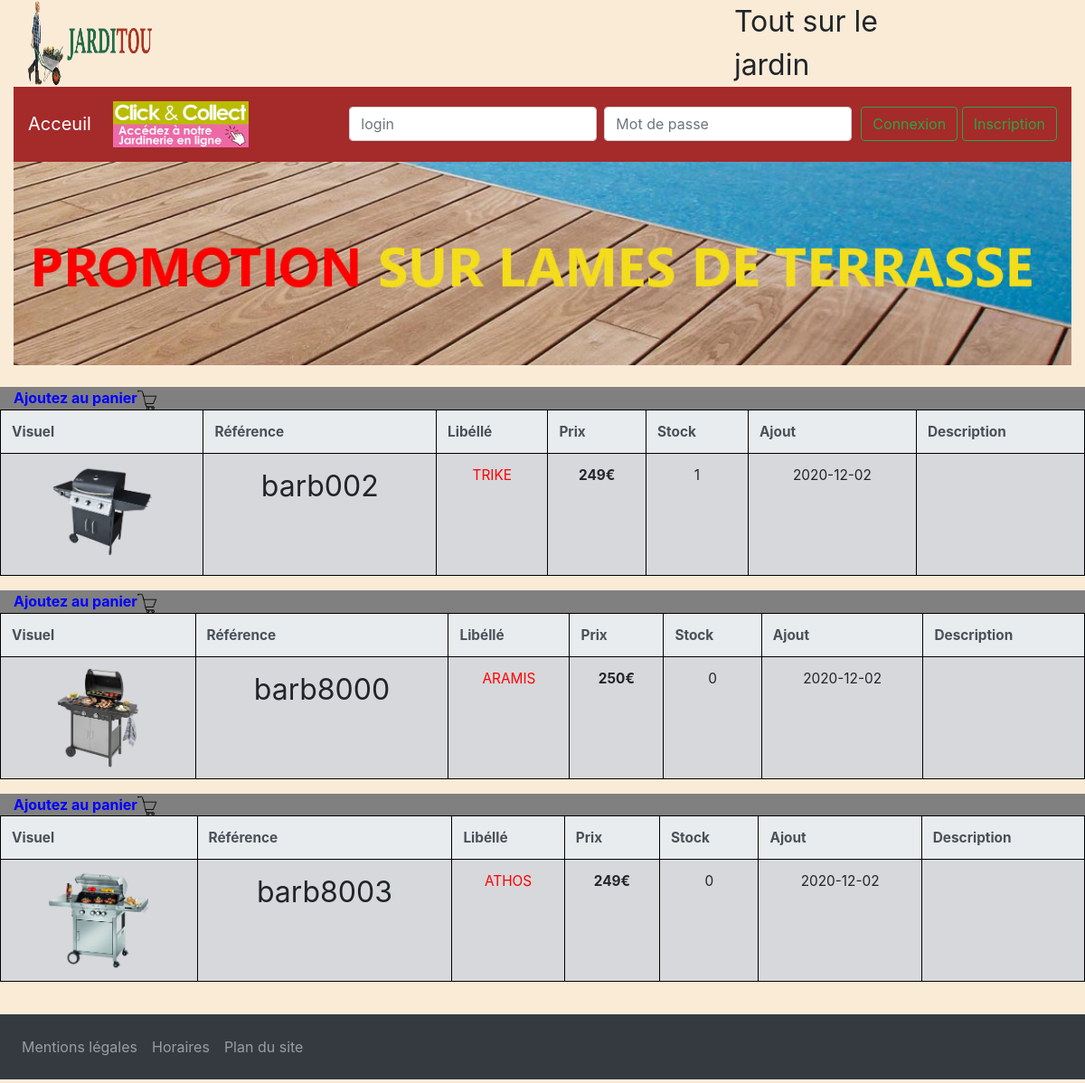
The page /objet.php?categorie=Barbecue on the database its author committed.
### tables this page shows
CREATE TABLE IF NOT EXISTS `produit` (
  `ID` int(11) NOT NULL AUTO_INCREMENT,
  `Reference` varchar(50) DEFAULT NULL,
  `Libelle` varchar(50) DEFAULT NULL,
  `Prix` int(11) DEFAULT NULL,
  `Stock` int(11) DEFAULT NULL,
  `Couleur` varchar(50) DEFAULT NULL,
  `ajout` date DEFAULT NULL,
  `modif` varchar(255) DEFAULT NULL,
  `bloqué` varchar(50) DEFAULT NULL,
  `datemodif` date DEFAULT NULL,
  `categorie` varchar(255) DEFAULT NULL,
  PRIMARY KEY (`ID`)
);

### objet.php (the view, shortened to what this page needs)
<?php
require "header.php";
require "connexion_bdd.php";
?>
    <br>
<?php
try {
    $categorie=$_GET['categorie'];
$requete = "SELECT * FROM produit where categorie LIKE '$categorie'";
$result = $db->query($requete);
$nbLigne = $result->rowCount();
if ($nbLigne > 0) {
    while ($row = $result->fetch(PDO::FETCH_OBJ))
        {
?>
   <div id="debutTable" class="table-responsive">
   <div id="barre" class="col-12"><strong>Ajoutez au panier<img src="images/chariot.png" title="chariot" alt="panier" width="22px"></strong></div>
      <table class="table table-bordered col-12">
            <thead class="thead-light">
                <tr>
                     <th scope="col">Visuel</th>
                     <th scope="col">Référence</th>
                     <th scope="col">Libéllé</th>
                     <th scope="col">Prix</th>
                     <th scope="col">Stock</th>
                     <th scope="col">Ajout</th>
                     <th scope="col">Description</th>
                </tr>
            </thead>
            <tbody>
<tr>
                    <td class='table-secondary'  scope='row'><img src='images/<?=$row->ID?>.png' alt='image2' height='auto' width='110'></td>
                    <td class='table-secondary' scope='row'><span id='reference'><?= $row->Reference ?></span></td>
                    <td class='table-secondary' scope='row' class='libelle'><a href='details.php?ID= <?= $row->ID ?>'><?= $row->Libelle ?></a></td>
                    <td class='table-secondary' scope='row' ><strong><?= $row->Prix ?>€</strong></td>
                    <td class='table-secondary' scope='row' ><?= $row->Stock ?></td>
                    <td class='table-secondary' scope='row'><?= $row->ajout ?></td>
                    <td class='table-secondary' scope='row'><?= $row->modif ?></td>
                </tr>
                    </div>
    <?php
        }
}
 }
 catch (Exception $e)
{
echo 'Erreur : ' . $e->getMessage() . '<br />';
echo 'N° : ' . $e->getCode();
die('Fin du script');
}
?>
</body>
<?php
require "footer.php";
?>

### style.css (style rules this page uses)
body { background-color: antiquewhite; }
span { font-size: xx-large; }
table { font-size: 96%; }
#debutTable > #barre { background-color: grey; color: blue; }
table { margin-bottom: 0%; }
table > thead > tr > th { border:1px solid black!important; }
table > tbody > tr > td { border:1px solid black!important; }
a { color: red; text-decoration: red; }
td { text-align: center; }

### rows shown on the page
produit: shows a picture, Reference "barb002", Libelle "TRIKE", Prix "249", Stock "1", ajout "2020-12-02"
produit: shows a picture, Reference "barb8000", Libelle "ARAMIS", Prix "250", Stock "0", ajout "2020-12-02"
produit: shows a picture, Reference "barb8003", Libelle "ATHOS", Prix "249", Stock "0", ajout "2020-12-02"
